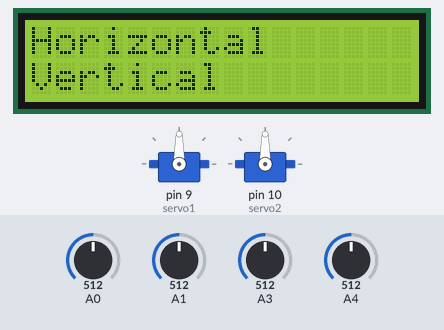
The sketch below on a simulated Arduino Uno, built with avr-gcc and run on an emulated ATmega328P. Parts: 16×2 character LCD, 2 × servo. Inputs (shaded band) come from the test bench; at power-on: A0 = 512, A1 = 512, A4 = 512, A3 = 512.

Above: at 1.2 s.
1.3 s: A0 set to 524
At 3.5 s:
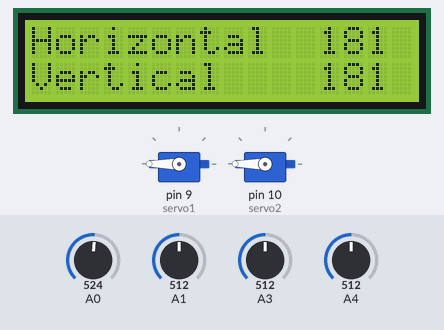
3.8 s: A1 set to 525
At 6.3 s:
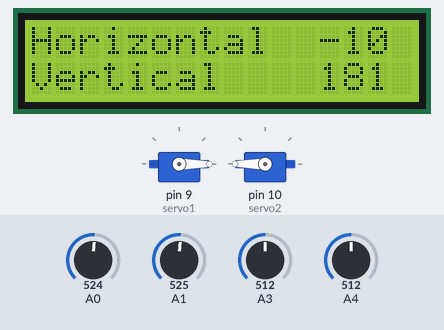
6.5 s: A4 set to 521
At 9.0 s:
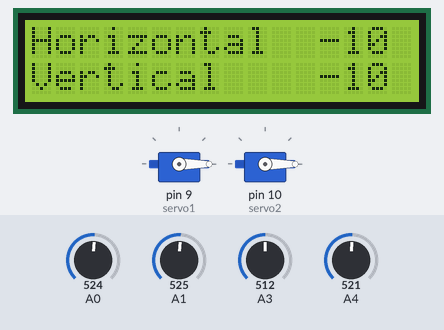
9.2 s: A3 set to 716
At 9.96 s:
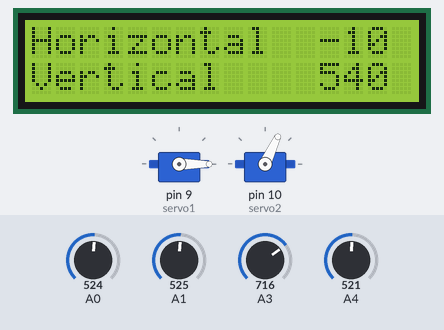
11.9 s: A0 set to 716
At 12.36 s:
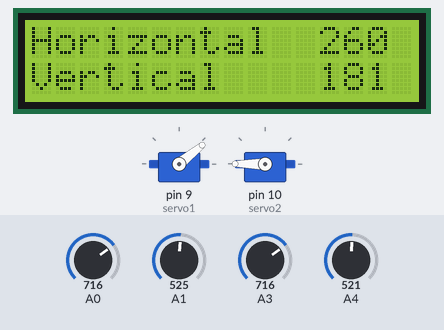
14.9 s: A3 set to 306
At 17.5 s:
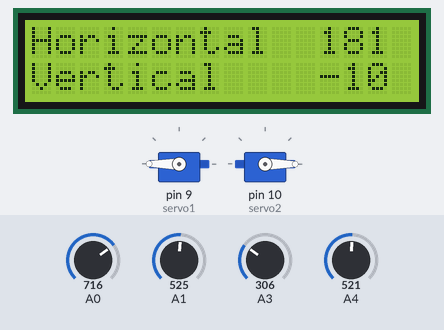
Timing chart, 0 to 18.6 s (numbered marks = the images above; inputs shaded):
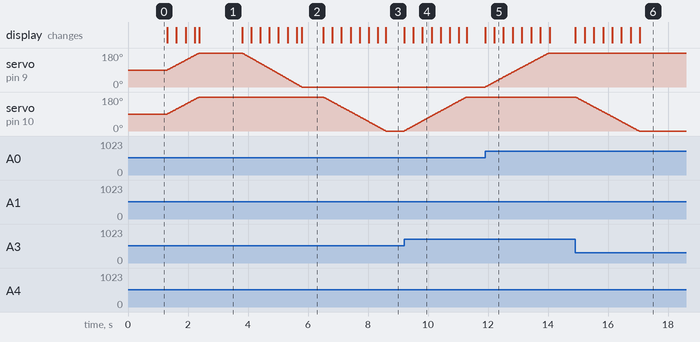

Measured:
- the behaviour switches between 513 and 514 on A0 (found by bisection; images 0 and 1)
- the behaviour switches between 524 and 525 on A1 (found by bisection; images 1 and 2)
- the behaviour switches between 512 and 513 on A4 (found by bisection; images 2 and 3)
- after the input at 1.3 s, servo on pin 9 (servo1), servo on pin 10 (servo2): moves from 90° to 180° over 1.1 s, starting at once; the display: first changes at once (image 1 shows a later state)
- after the input at 3.8 s, servo on pin 9 (servo1): moves from 180° to 0° over 2.0 s, starting at once; the display: first changes at once (image 2 shows a later state)
- after the input at 6.5 s, servo on pin 10 (servo2): moves from 180° to 0° over 2.1 s, starting at once; the display: first changes at once (image 3 shows a later state)
- after the input at 9.2 s, servo on pin 10 (servo2): moves from 0° to 180° over 2.1 s, starting at once; the display: first changes at once (image 4 shows a later state)
- after the input at 11.9 s, servo on pin 9 (servo1): moves from 0° to 180° over 2.1 s, starting at once; the display: first changes at once (image 5 shows a later state)
- after the input at 14.9 s, servo on pin 10 (servo2): moves from 180° to 0° over 2.1 s, starting at once; the display: first changes at once (image 6 shows a later state)

The sketch:

Solar_Tracker_with_LCD_attached.ino
```cpp
#include <LiquidCrystal.h>
#include <Servo.h>

Servo servo1;//Horizontal Servo Motor
Servo servo2;// Vertical Servo Motor
LiquidCrystal lcd(12, 11, 5, 4, 3, 2);
void setup() {

  lcd.begin(16,2);
  lcd.print("Horizontal ");
  lcd.setCursor(0,1);
  lcd.print("Vertical ");
  servo1.attach(9);
  servo2.attach(10);

  servo1.write(90);
  servo2.write(90);
}

void loop(){

 int sensorTop = analogRead(A0);
 int sensorBottom = analogRead(A1);
 int sensorLeft = analogRead(A3);
 int sensorRight = analogRead(A4);

 int avgT=(sensorTop+sensorBottom)/2;
 int avgB=(sensorLeft+sensorRight)/2;
 int avgL=(sensorTop+sensorLeft)/2;
 int avgR=(sensorBottom+sensorRight)/2;


  if (avgT > avgB)
  {
  	 UpDown(sensorTop, sensorBottom);
  }
  if(avgT < avgB)
  {
    UpDown(sensorTop, sensorBottom);
  }
  if(avgL > avgR)
 	{
 	 LeftRight(sensorLeft, sensorRight);
    }
  if(avgL < avgR)
 	{
 	 LeftRight(sensorLeft, sensorRight);
    }
 delay(10);
}
void UpDown(int avgT, int avgB){
  int pos1= servo1.read();

  if(avgT < avgB){
     pos1 = --pos1;
    }
  	 else
     {
      pos1 = ++pos1;
     }
  servo1.write(pos1);
   lcd.setCursor(12,0);
 lcd.print(pos1);
 }
void LeftRight(int avgL, int avgR){
  int pos2= servo2.read();
  if(avgL < avgR)
   {
    pos2 = --pos2;
   }
  	else
    {
     pos2 = pos2 + 1;
    }
  servo2.write(pos2);
  lcd.setCursor(12,1);
 lcd.print(pos2);
}
```
